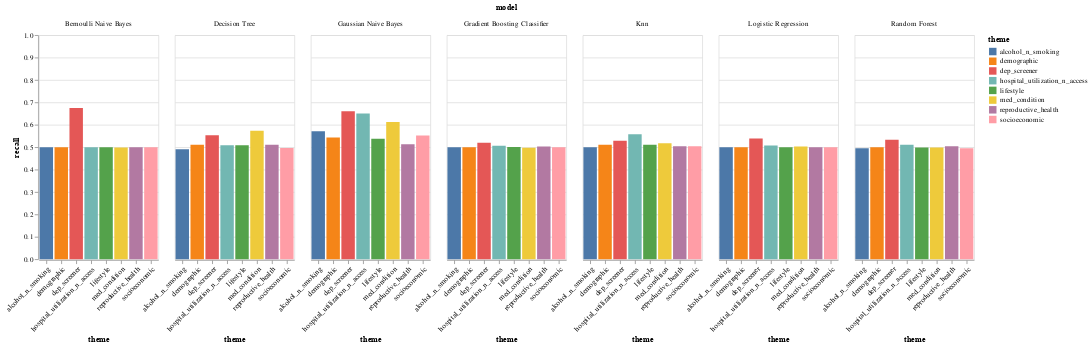

This figure's notebook cell:
### Code cell
by_theme_recall = create_alt_plot_theme(
    dataset = perf_by_theme[perf_by_theme['grouping'] == 'Macro Avg'],
    x_col = 'theme',
    x_name = 'theme',
    y_col = 'recall',
    y_name = 'recall'
)

by_theme_f1 = create_alt_plot_theme(
    dataset = perf_by_theme[perf_by_theme['grouping'] == 'Macro Avg'],
    x_col = 'theme',
    x_name = 'theme',
    y_col = 'f1-score',
    y_name = 'F1 Score'
)

by_theme_recall

### Figure 1 — Vega-Lite specification as saved in the notebook (floating-point values rounded to 4 significant figures)
{"config": {"view": {"continuousWidth": 400, "continuousHeight": 300}}, "data": {"name": "data-1e8237428d47641d56da1f0266c631fc"}, "facet": {"field": "model", "type": "nominal"}, "spec": {"mark": "bar", "encoding": {"color": {"field": "theme", "type": "nominal"}, "x": {"axis": {"labelAngle": -45}, "field": "theme", "title": "theme", "type": "nominal"}, "y": {"field": "recall", "scale": {"domain": [0, 1]}, "title": "recall", "type": "quantitative"}}}, "$schema": "https://vega.github.io/schema/vega-lite/v4.17.0.json", "datasets": {"data-1e8237428d47641d56da1f0266c631fc": [{"model": "Bernoulli Naive Bayes", "grouping": "Macro Avg", "precision": 0.6145, "recall": 0.6752, "f1-score": 0.6324, "support": 1549.0, "accuracy": 0.827, "theme": "dep_screener"}, {"model": "Gaussian Naive Bayes", "grouping": "Macro Avg", "precision": 0.6186, "recall": 0.6605, "f1-score": 0.6337, "support": 1549.0, "accuracy": 0.8405, "theme": "dep_screener"}, {"model": "Decision Tree", "grouping": "Macro Avg", "precision": 0.5827, "recall": 0.5527, "f1-score": 0.5614, "support": 1549.0, "accuracy": 0.867, "theme": "dep_screener"}, {"model": "Logistic Regression", "grouping": "Macro Avg", "precision": 0.6856, "recall": 0.5383, "f1-score": 0.5464, "support": 1549.0, "accuracy": 0.8961, "theme": "dep_screener"}, {"model": "Random Forest", "grouping": "Macro Avg", "precision": 0.6323, "recall": 0.5326, "f1-score": 0.5376, "support": 1549.0, "accuracy": 0.8909, "theme": "dep_screener"}, {"model": "Knn", "grouping": "Macro Avg", "precision": 0.641, "recall": 0.5281, "f1-score": 0.53, "support": 1549.0, "accuracy": 0.8928, "theme": "dep_screener"}, {"model": "Gradient Boosting Classifier", "grouping": "Macro Avg", "precision": 0.7198, "recall": 0.5199, "f1-score": 0.5137, "support": 1549.0, "accuracy": 0.898, "theme": "dep_screener"}, {"model": "Gaussian Naive Bayes", "grouping": "Macro Avg", "precision": 0.5858, "recall": 0.6502, "f1-score": 0.5976, "support": 1549.0, "accuracy": 0.7921, "theme": "hospital_utilization_n_access"}, {"model": "Knn", "grouping": "Macro Avg", "precision": 0.6928, "recall": 0.5578, "f1-score": 0.5756, "support": 1549.0, "accuracy": 0.8961, "theme": "hospital_utilization_n_access"}, {"model": "Random Forest", "grouping": "Macro Avg", "precision": 0.6997, "recall": 0.5111, "f1-score": 0.4968, "support": 1549.0, "accuracy": 0.8974, "theme": "hospital_utilization_n_access"}, {"model": "Decision Tree", "grouping": "Macro Avg", "precision": 0.6637, "recall": 0.508, "f1-score": 0.4908, "support": 1549.0, "accuracy": 0.8967, "theme": "hospital_utilization_n_access"}, {"model": "Logistic Regression", "grouping": "Macro Avg", "precision": 0.6369, "recall": 0.5076, "f1-score": 0.4905, "support": 1549.0, "accuracy": 0.8961, "theme": "hospital_utilization_n_access"}, {"model": "Gradient Boosting Classifier", "grouping": "Macro Avg", "precision": 0.7826, "recall": 0.5059, "f1-score": 0.4854, "support": 1549.0, "accuracy": 0.898, "theme": "hospital_utilization_n_access"}, {"model": "Bernoulli Naive Bayes", "grouping": "Macro Avg", "precision": 0.4487, "recall": 0.5, "f1-score": 0.4729, "support": 1549.0, "accuracy": 0.8974, "theme": "hospital_utilization_n_access"}, {"model": "Gaussian Naive Bayes", "grouping": "Macro Avg", "precision": 0.5469, "recall": 0.5712, "f1-score": 0.5515, "support": 1549.0, "accuracy": 0.7902, "theme": "alcohol_n_smoking"}, {"model": "Logistic Regression", "grouping": "Macro Avg", "precision": 0.4487, "recall": 0.5, "f1-score": 0.4729, "support": 1549.0, "accuracy": 0.8974, "theme": "alcohol_n_smoking"}, {"model": "Bernoulli Naive Bayes", "grouping": "Macro Avg", "precision": 0.4487, "recall": 0.5, "f1-score": 0.4729, "support": 1549.0, "accuracy": 0.8974, "theme": "alcohol_n_smoking"}, {"model": "Gradient Boosting Classifier", "grouping": "Macro Avg", "precision": 0.4486, "recall": 0.4996, "f1-score": 0.4728, "support": 1549.0, "accuracy": 0.8967, "theme": "alcohol_n_smoking"}, {"model": "Knn", "grouping": "Macro Avg", "precision": 0.4903, "recall": 0.4992, "f1-score": 0.477, "support": 1549.0, "accuracy": 0.8909, "theme": "alcohol_n_smoking"}, {"model": "Random Forest", "grouping": "Macro Avg", "precision": 0.4483, "recall": 0.4957, "f1-score": 0.4708, "support": 1549.0, "accuracy": 0.8896, "theme": "alcohol_n_smoking"}, {"model": "Decision Tree", "grouping": "Macro Avg", "precision": 0.4478, "recall": 0.491, "f1-score": 0.4684, "support": 1549.0, "accuracy": 0.8812, "theme": "alcohol_n_smoking"}, {"model": "Gaussian Naive Bayes", "grouping": "Macro Avg", "precision": 0.511, "recall": 0.5132, "f1-score": 0.5113, "support": 1549.0, "accuracy": 0.8012, "theme": "reproductive_health"}, {"model": "Decision Tree", "grouping": "Macro Avg", "precision": 0.5102, "recall": 0.511, "f1-score": 0.5104, "support": 1549.0, "accuracy": 0.8121, "theme": "reproductive_health"}, {"model": "Random Forest", "grouping": "Macro Avg", "precision": 0.5148, "recall": 0.5039, "f1-score": 0.4932, "support": 1549.0, "accuracy": 0.8793, "theme": "reproductive_health"}, {"model": "Knn", "grouping": "Macro Avg", "precision": 0.528, "recall": 0.5037, "f1-score": 0.4874, "support": 1549.0, "accuracy": 0.889, "theme": "reproductive_health"}, {"model": "Gradient Boosting Classifier", "grouping": "Macro Avg", "precision": 0.6156, "recall": 0.5024, "f1-score": 0.4789, "support": 1549.0, "accuracy": 0.8967, "theme": "reproductive_health"}, {"model": "Bernoulli Naive Bayes", "grouping": "Macro Avg", "precision": 0.4487, "recall": 0.5, "f1-score": 0.4729, "support": 1549.0, "accuracy": 0.8974, "theme": "reproductive_health"}, {"model": "Logistic Regression", "grouping": "Macro Avg", "precision": 0.4487, "recall": 0.5, "f1-score": 0.4729, "support": 1549.0, "accuracy": 0.8974, "theme": "reproductive_health"}, {"model": "Gaussian Naive Bayes", "grouping": "Macro Avg", "precision": 0.5658, "recall": 0.6121, "f1-score": 0.5731, "support": 1549.0, "accuracy": 0.7837, "theme": "med_condition"}, {"model": "Decision Tree", "grouping": "Macro Avg", "precision": 0.5633, "recall": 0.5729, "f1-score": 0.5673, "support": 1549.0, "accuracy": 0.8283, "theme": "med_condition"}, {"model": "Knn", "grouping": "Macro Avg", "precision": 0.6345, "recall": 0.5177, "f1-score": 0.5112, "support": 1549.0, "accuracy": 0.8941, "theme": "med_condition"}, {"model": "Logistic Regression", "grouping": "Macro Avg", "precision": 0.6989, "recall": 0.5028, "f1-score": 0.4791, "support": 1549.0, "accuracy": 0.8974, "theme": "med_condition"}, {"model": "Bernoulli Naive Bayes", "grouping": "Macro Avg", "precision": 0.4485, "recall": 0.4986, "f1-score": 0.4722, "support": 1549.0, "accuracy": 0.8948, "theme": "med_condition"}, {"model": "Random Forest", "grouping": "Macro Avg", "precision": 0.4485, "recall": 0.4982, "f1-score": 0.4721, "support": 1549.0, "accuracy": 0.8941, "theme": "med_condition"}, {"model": "Gradient Boosting Classifier", "grouping": "Macro Avg", "precision": 0.4485, "recall": 0.4978, "f1-score": 0.4719, "support": 1549.0, "accuracy": 0.8935, "theme": "med_condition"}, {"model": "Gaussian Naive Bayes", "grouping": "Macro Avg", "precision": 0.5524, "recall": 0.5375, "f1-score": 0.542, "support": 1549.0, "accuracy": 0.8547, "theme": "lifestyle"}, {"model": "Knn", "grouping": "Macro Avg", "precision": 0.5886, "recall": 0.511, "f1-score": 0.4997, "support": 1549.0, "accuracy": 0.8922, "theme": "lifestyle"}, {"model": "Decision Tree", "grouping": "Macro Avg", "precision": 0.5094, "recall": 0.5085, "f1-score": 0.5087, "support": 1549.0, "accuracy": 0.8276, "theme": "lifestyle"}, {"model": "Gradient Boosting Classifier", "grouping": "Macro Avg", "precision": 0.5202, "recall": 0.501, "f1-score": 0.4781, "support": 1549.0, "accuracy": 0.8941, "theme": "lifestyle"}, {"model": "Bernoulli Naive Bayes", "grouping": "Macro Avg", "precision": 0.4487, "recall": 0.5, "f1-score": 0.4729, "support": 1549.0, "accuracy": 0.8974, "theme": "lifestyle"}, {"model": "Logistic Regression", "grouping": "Macro Avg", "precision": 0.4486, "recall": 0.4996, "f1-score": 0.4728, "support": 1549.0, "accuracy": 0.8967, "theme": "lifestyle"}, {"model": "Random Forest", "grouping": "Macro Avg", "precision": 0.4818, "recall": 0.4981, "f1-score": 0.4763, "support": 1549.0, "accuracy": 0.889, "theme": "lifestyle"}, {"model": "Gaussian Naive Bayes", "grouping": "Macro Avg", "precision": 0.5862, "recall": 0.5431, "f1-score": 0.5516, "support": 1549.0, "accuracy": 0.8748, "theme": "demographic"}, {"model": "Decision Tree", "grouping": "Macro Avg", "precision": 0.5119, "recall": 0.5109, "f1-score": 0.5113, "support": 1549.0, "accuracy": 0.827, "theme": "demographic"}, {"model": "Knn", "grouping": "Macro Avg", "precision": 0.5813, "recall": 0.5107, "f1-score": 0.4993, "support": 1549.0, "accuracy": 0.8915, "theme": "demographic"}, {"model": "Logistic Regression", "grouping": "Macro Avg", "precision": 0.4487, "recall": 0.5, "f1-score": 0.4729, "support": 1549.0, "accuracy": 0.8974, "theme": "demographic"}, {"model": "Bernoulli Naive Bayes", "grouping": "Macro Avg", "precision": 0.4487, "recall": 0.5, "f1-score": 0.4729, "support": 1549.0, "accuracy": 0.8974, "theme": "demographic"}, {"model": "Gradient Boosting Classifier", "grouping": "Macro Avg", "precision": 0.4486, "recall": 0.4996, "f1-score": 0.4728, "support": 1549.0, "accuracy": 0.8967, "theme": "demographic"}, {"model": "Random Forest", "grouping": "Macro Avg", "precision": 0.4976, "recall": 0.4992, "f1-score": 0.4892, "support": 1549.0, "accuracy": 0.8709, "theme": "demographic"}, {"model": "Gaussian Naive Bayes", "grouping": "Macro Avg", "precision": 0.5633, "recall": 0.5521, "f1-score": 0.5565, "support": 1549.0, "accuracy": 0.8509, "theme": "socioeconomic"}, {"model": "Knn", "grouping": "Macro Avg", "precision": 0.5046, "recall": 0.504, "f1-score": 0.5039, "support": 1549.0, "accuracy": 0.8296, "theme": "socioeconomic"}, {"model": "Logistic Regression", "grouping": "Macro Avg", "precision": 0.4487, "recall": 0.5, "f1-score": 0.4729, "support": 1549.0, "accuracy": 0.8974, "theme": "socioeconomic"}, {"model": "Bernoulli Naive Bayes", "grouping": "Macro Avg", "precision": 0.4487, "recall": 0.5, "f1-score": 0.4729, "support": 1549.0, "accuracy": 0.8974, "theme": "socioeconomic"}, {"model": "Gradient Boosting Classifier", "grouping": "Macro Avg", "precision": 0.4486, "recall": 0.4996, "f1-score": 0.4728, "support": 1549.0, "accuracy": 0.8967, "theme": "socioeconomic"}, {"model": "Decision Tree", "grouping": "Macro Avg", "precision": 0.4828, "recall": 0.4966, "f1-score": 0.479, "support": 1549.0, "accuracy": 0.8812, "theme": "socioeconomic"}, {"model": "Random Forest", "grouping": "Macro Avg", "precision": 0.4482, "recall": 0.4953, "f1-score": 0.4706, "support": 1549.0, "accuracy": 0.889, "theme": "socioeconomic"}]}}
